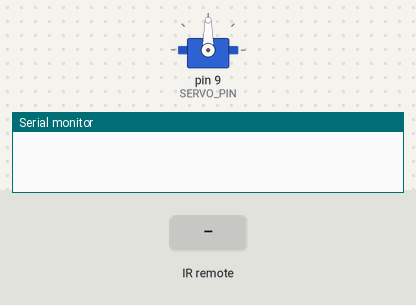
Bench run of a sketch on a simulated Arduino Uno, built with avr-gcc and run on an emulated ATmega328P. Parts: servo, the last lines printed to the serial monitor. The test bench sets the inputs (shaded band).

Above: at 1.2 s.
1.3 s: infrared code 0xFF22DD received
At 2.5 s:
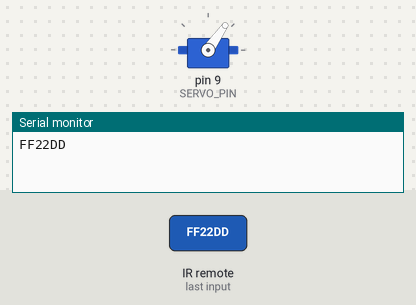
2.8 s: infrared code 0xFF02FD received
At 3.7 s:
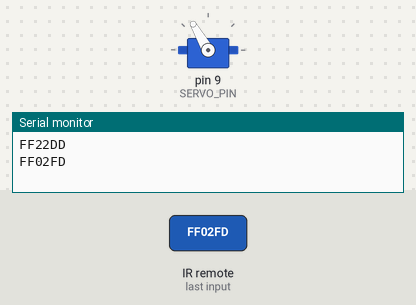
Timing chart, 0 to 5.8 s (numbered marks = the images above; inputs shaded):
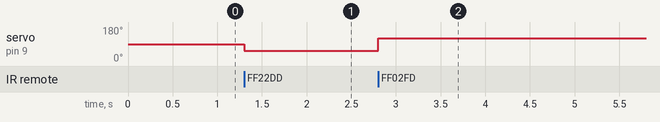

The sketch:

Servo_IR.ino
```cpp
#include <IRremote.h>
#include <Servo.h>

int RECV_PIN = 7;
int SERVO_PIN = 9;

/**
 * remote controller buttons codes
 */
long BUTTON_ONE = 0xFF30CF;
long BUTTON_TWO = 0xFF18E7;
long BUTTON_THREE = 0xFF7A85;
long PLAY_BUTTON = 0xFFC23D;
long LEFT_BUTTON = 0xFF22DD;
long RIGHT_BUTTON = 0xFF02FD;

/**
 * IRremote initialization
 */
IRrecv irrecv(RECV_PIN);
decode_results results;

/**
 * creating servo object
 */
Servo servo;

void setup()
{
  servo.attach(SERVO_PIN);
  irrecv.enableIRIn();

  /**
   * debug
   */
  Serial.begin(9600);
}

void enable(Servo &servo) {
  servo.write(120);
}

void disable(Servo &servo) {
  servo.write(55);
}

void default_position(Servo &servo) {
  servo.write(90);
}

boolean is_in_default_position = false;


void loop() {
  if(!is_in_default_position) {
    default_position(servo);
    is_in_default_position = true;
  }

  /*
   * waiting for button from ir controller
   */
  if (irrecv.decode(&results)) {
    Serial.println(results.value, HEX);

    /*
     * write to servo
     */
    if(results.value == LEFT_BUTTON) {
      disable(servo);
      delay(15);
    }
    if(results.value == RIGHT_BUTTON) {
      enable(servo);
      delay(15);
    }

    if(results.value == PLAY_BUTTON) {
      default_position(servo);
      delay(15);
    }

    irrecv.resume();
  }
}
```

Measured:
- after the input at 1.3 s, servo on pin 9 (SERVO_PIN): 90° → 55° at once
- after the input at 2.8 s, servo on pin 9 (SERVO_PIN): 55° → 120° at once
